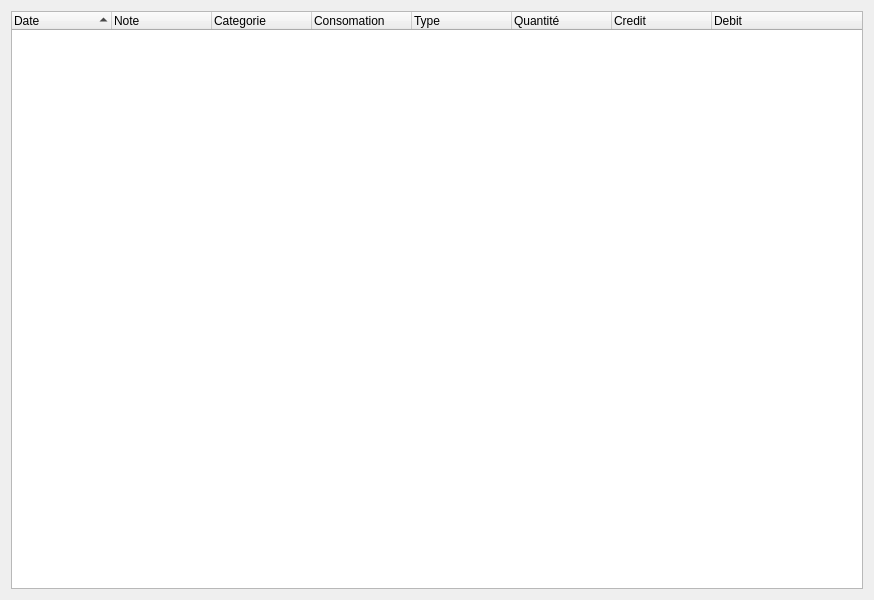
<?xml version="1.0" encoding="UTF-8"?>
<ui version="4.0">
 <class>Dialog</class>
 <widget class="QDialog" name="Dialog">
  <property name="geometry">
   <rect>
    <x>0</x>
    <y>0</y>
    <width>874</width>
    <height>600</height>
   </rect>
  </property>
  <property name="windowTitle">
   <string>Dialog</string>
  </property>
  <layout class="QGridLayout" name="gridLayout">
   <item row="0" column="0">
    <widget class="QTreeWidget" name="transaction_list">
     <property name="selectionMode">
      <enum>QAbstractItemView::ExtendedSelection</enum>
     </property>
     <property name="indentation">
      <number>0</number>
     </property>
     <property name="itemsExpandable">
      <bool>false</bool>
     </property>
     <property name="sortingEnabled">
      <bool>true</bool>
     </property>
     <column>
      <property name="text">
       <string>Date</string>
      </property>
     </column>
     <column>
      <property name="text">
       <string>Note</string>
      </property>
     </column>
     <column>
      <property name="text">
       <string>Categorie</string>
      </property>
     </column>
     <column>
      <property name="text">
       <string>Consomation</string>
      </property>
     </column>
     <column>
      <property name="text">
       <string>Type</string>
      </property>
     </column>
     <column>
      <property name="text">
       <string>Quantité</string>
      </property>
     </column>
     <column>
      <property name="text">
       <string>Credit</string>
      </property>
     </column>
     <column>
      <property name="text">
       <string>Debit</string>
      </property>
     </column>
    </widget>
   </item>
  </layout>
 </widget>
 <resources/>
 <connections/>
</ui>
